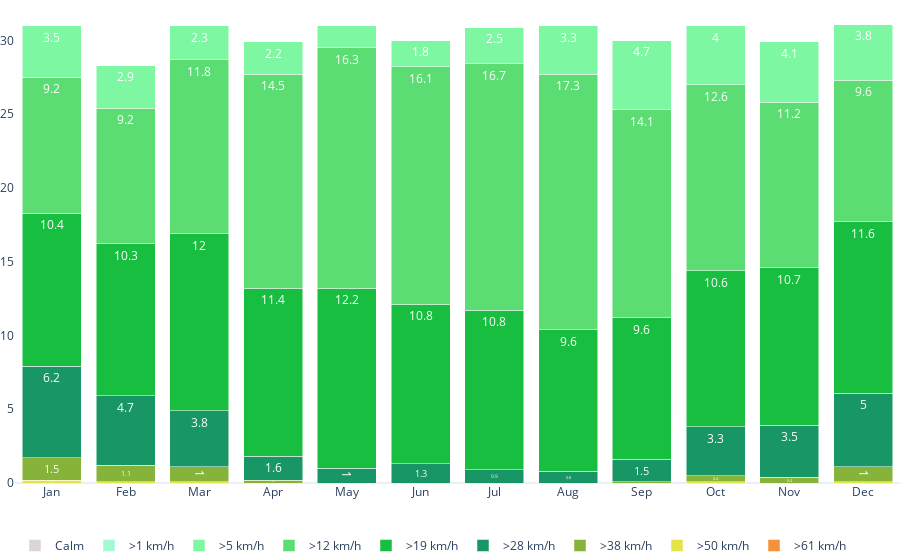

Notebook code for this chart:
### Code cell
x = ['Jan','Feb','Mar','Apr','May',
     'Jun','Jul','Aug','Sep','Oct',
     'Nov','Dec']

def make_winds_climate_figure(df, current=None):
     fig = make_subplots()
     traces = []

     traces.append(
     go.Bar(
          x=x,
          y=df['w_gt_61_days'],
          name='>61 km/h',
          text=df['w_gt_61_days'],
          textfont=dict(color='white'),
          opacity=0.9,
          marker=dict(color='rgb(245,134,38)'),
          showlegend=True,),
     )
     print(x[0:len(current)],)
     print(current['w_gt_38_days'])
     go.Scatter(
          x=x[0:len(current)],
          y=current['w_gt_38_days'],
          marker=dict(color='black', size=12),
          showlegend=True,
     )
     traces.append(
     go.Bar(
          x=x,
          y=df['w_gt_50_days'],
          name='>50 km/h',
          text=df['w_gt_50_days'],
          textfont=dict(color='white'),
          opacity=0.9,
          marker=dict(color='rgb(226,225,53)'),
          showlegend=True,),
     )
     traces.append(
     go.Bar(
          x=x,
          y=df['w_gt_38_days'],
          name='>38 km/h',
          text=df['w_gt_38_days'],
          textfont=dict(color='white'),
          opacity=0.9,
          marker=dict(color='rgb(122,171,36)'),
          showlegend=True,),
     )
     traces.append(
     go.Bar(
          x=x,
          y=df['w_gt_28_days'],
          name='>28 km/h',
          text=df['w_gt_28_days'],
          textfont=dict(color='white'),
          opacity=0.9,
          marker=dict(color='rgb(0,139,85)'),
          showlegend=True,),
     )
     traces.append(
     go.Bar(
          x=x,
          y=df['w_gt_19_days'],
          name='>19 km/h',
          text=df['w_gt_19_days'],
          textfont=dict(color='white'),
          opacity=0.9,
          marker=dict(color='rgb(0,184,44)'),
          showlegend=True,),
     )
     traces.append(
     go.Bar(
          x=x,
          y=df['w_gt_12_days'],
          name='>12 km/h',
          text=df['w_gt_12_days'],
          textfont=dict(color='white'),
          opacity=0.9,
          marker=dict(color='rgb(74,218,102)'),
          showlegend=True,),
     )
     traces.append(
     go.Bar(
          x=x,
          y=df['w_gt_5_days'],
          name='>5 km/h',
          text=df['w_gt_5_days'],
          textfont=dict(color='white'),
          opacity=0.9,
          marker=dict(color='rgb(113,247,153)'),
          showlegend=True,),
     )
     traces.append(
     go.Bar(
          x=x,
          y=df['w_gt_1_days'],
          name='>1 km/h',
          text=df['w_gt_1_days'],
          textfont=dict(color='white'),
          opacity=0.9,
          marker=dict(color='rgb(152,250,206)'),
          showlegend=True,),
     )
     traces.append(
     go.Bar(
          x=x,
          y=df['w_calm_days'],
          name='Calm',
          text=df['w_calm_days'],
          textfont=dict(color='white'),
          opacity=0.9,
          marker=dict(color='rgb(217,209,209)'),
          showlegend=True,),
     )

     for trace in traces:
          fig.add_trace(trace)

     fig.update_layout(
     margin={"r": 0.1, "t": 0.1, "l": 0.1, "b": 0.1},
     template='plotly_white',
     barmode='stack',
     legend=dict(orientation='h')
     )

     fig.update_yaxes(showgrid=False)
     fig.update_yaxes(showgrid=False)
     
     return fig

make_winds_climate_figure(stats, stats_year)

### Figure 1 — Plotly figure (JSON) as saved in the notebook; plotly's stock layout.template omitted (floating-point values rounded to 4 significant figures)
{"data": [{"marker": {"color": "rgb(245,134,38)"}, "name": ">61 km/h", "opacity": 0.9, "showlegend": true, "text": [0, 0, 0, 0, 0, 0, 0, 0, 0, 0, 0, 0], "textfont": {"color": "white"}, "type": "bar", "x": ["Jan", "Feb", "Mar", "Apr", "May", "Jun", "Jul", "Aug", "Sep", "Oct", "Nov", "Dec"], "y": [0, 0, 0, 0, 0, 0, 0, 0, 0, 0, 0, 0]}, {"marker": {"color": "rgb(226,225,53)"}, "name": ">50 km/h", "opacity": 0.9, "showlegend": true, "text": [0.2, 0.1, 0.1, 0, 0, 0, 0, 0, 0, 0.1, 0, 0.1], "textfont": {"color": "white"}, "type": "bar", "x": ["Jan", "Feb", "Mar", "Apr", "May", "Jun", "Jul", "Aug", "Sep", "Oct", "Nov", "Dec"], "y": [0.2, 0.1, 0.1, 0, 0, 0, 0, 0, 0, 0.1, 0, 0.1]}, {"marker": {"color": "rgb(122,171,36)"}, "name": ">38 km/h", "opacity": 0.9, "showlegend": true, "text": [1.5, 1.1, 1, 0.2, 0, 0, 0, 0, 0.1, 0.4, 0.4, 1], "textfont": {"color": "white"}, "type": "bar", "x": ["Jan", "Feb", "Mar", "Apr", "May", "Jun", "Jul", "Aug", "Sep", "Oct", "Nov", "Dec"], "y": [1.5, 1.1, 1, 0.2, 0, 0, 0, 0, 0.1, 0.4, 0.4, 1]}, {"marker": {"color": "rgb(0,139,85)"}, "name": ">28 km/h", "opacity": 0.9, "showlegend": true, "text": [6.2, 4.7, 3.8, 1.6, 1, 1.3, 0.9, 0.8, 1.5, 3.3, 3.5, 5], "textfont": {"color": "white"}, "type": "bar", "x": ["Jan", "Feb", "Mar", "Apr", "May", "Jun", "Jul", "Aug", "Sep", "Oct", "Nov", "Dec"], "y": [6.2, 4.7, 3.8, 1.6, 1, 1.3, 0.9, 0.8, 1.5, 3.3, 3.5, 5]}, {"marker": {"color": "rgb(0,184,44)"}, "name": ">19 km/h", "opacity": 0.9, "showlegend": true, "text": [10.4, 10.3, 12, 11.4, 12.2, 10.8, 10.8, 9.6, 9.6, 10.6, 10.7, 11.6], "textfont": {"color": "white"}, "type": "bar", "x": ["Jan", "Feb", "Mar", "Apr", "May", "Jun", "Jul", "Aug", "Sep", "Oct", "Nov", "Dec"], "y": [10.4, 10.3, 12, 11.4, 12.2, 10.8, 10.8, 9.6, 9.6, 10.6, 10.7, 11.6]}, {"marker": {"color": "rgb(74,218,102)"}, "name": ">12 km/h", "opacity": 0.9, "showlegend": true, "text": [9.2, 9.2, 11.8, 14.5, 16.3, 16.1, 16.7, 17.3, 14.1, 12.6, 11.2, 9.6], "textfont": {"color": "white"}, "type": "bar", "x": ["Jan", "Feb", "Mar", "Apr", "May", "Jun", "Jul", "Aug", "Sep", "Oct", "Nov", "Dec"], "y": [9.2, 9.2, 11.8, 14.5, 16.3, 16.1, 16.7, 17.3, 14.1, 12.6, 11.2, 9.6]}, {"marker": {"color": "rgb(113,247,153)"}, "name": ">5 km/h", "opacity": 0.9, "showlegend": true, "text": [3.5, 2.9, 2.3, 2.2, 1.5, 1.8, 2.5, 3.3, 4.7, 4, 4.1, 3.8], "textfont": {"color": "white"}, "type": "bar", "x": ["Jan", "Feb", "Mar", "Apr", "May", "Jun", "Jul", "Aug", "Sep", "Oct", "Nov", "Dec"], "y": [3.5, 2.9, 2.3, 2.2, 1.5, 1.8, 2.5, 3.3, 4.7, 4, 4.1, 3.8]}, {"marker": {"color": "rgb(152,250,206)"}, "name": ">1 km/h", "opacity": 0.9, "showlegend": true, "text": [0, 0, 0, 0, 0, 0, 0, 0, 0, 0, 0, 0], "textfont": {"color": "white"}, "type": "bar", "x": ["Jan", "Feb", "Mar", "Apr", "May", "Jun", "Jul", "Aug", "Sep", "Oct", "Nov", "Dec"], "y": [0, 0, 0, 0, 0, 0, 0, 0, 0, 0, 0, 0]}, {"marker": {"color": "rgb(217,209,209)"}, "name": "Calm", "opacity": 0.9, "showlegend": true, "text": [0, 0, 0, 0, 0, 0, 0, 0, 0, 0, 0, 0], "textfont": {"color": "white"}, "type": "bar", "x": ["Jan", "Feb", "Mar", "Apr", "May", "Jun", "Jul", "Aug", "Sep", "Oct", "Nov", "Dec"], "y": [0, 0, 0, 0, 0, 0, 0, 0, 0, 0, 0, 0]}], "layout": {"barmode": "stack", "legend": {"orientation": "h"}, "margin": {"b": 0.1, "l": 0.1, "r": 0.1, "t": 0.1}, "xaxis": {"anchor": "y", "domain": [0, 1]}, "yaxis": {"anchor": "x", "domain": [0, 1], "showgrid": false}}}
